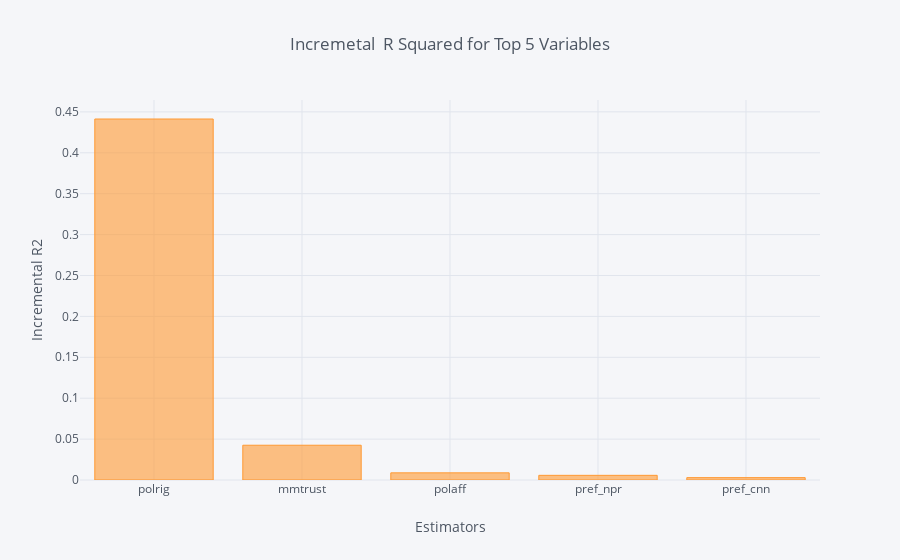
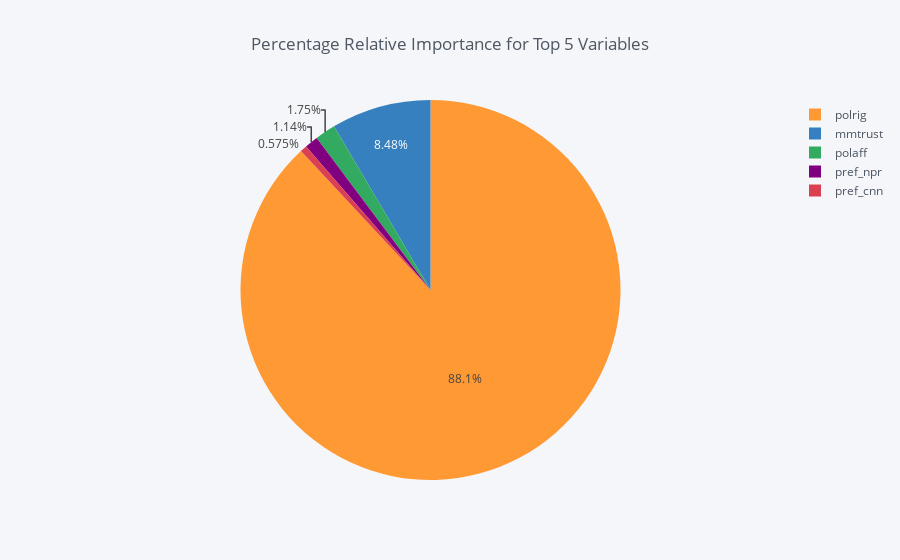

The notebook cell these images were saved under, in order:
### Code cell
from IPython.display import IFrame
IFrame(src='http://localhost:8888/notebooks/Desktop/Data%20Analytics/Jupyter%20Notebook/Untitled.ipynb', width=100, height=1000)
dominance.plot_incremental_rsquare()

### Figure 1 — Plotly figure (JSON) as saved in the notebook; plotly's stock layout.template omitted (floating-point values rounded to 4 significant figures)
{"data": [{"marker": {"color": "rgba(255, 153, 51, 0.6)", "line": {"color": "rgba(255, 153, 51, 1.0)", "width": 1}}, "name": "incremental_r2", "orientation": "v", "text": "", "type": "bar", "uid": "80667f41-9244-40d2-b725-bc5a461306ac", "x": ["polrig", "mmtrust", "polaff", "pref_npr", "pref_cnn"], "y": [0.4413, 0.04251, 0.008745, 0.005696, 0.002879]}], "layout": {"legend": {"bgcolor": "#F5F6F9", "font": {"color": "#4D5663"}}, "paper_bgcolor": "#F5F6F9", "plot_bgcolor": "#F5F6F9", "title": {"font": {"color": "#4D5663"}, "text": "Incremetal  R Squared for Top 5 Variables "}, "xaxis": {"gridcolor": "#E1E5ED", "showgrid": true, "tickfont": {"color": "#4D5663"}, "title": {"font": {"color": "#4D5663"}, "text": "Estimators"}, "zerolinecolor": "#E1E5ED"}, "yaxis": {"gridcolor": "#E1E5ED", "showgrid": true, "tickfont": {"color": "#4D5663"}, "title": {"font": {"color": "#4D5663"}, "text": "Incremental R2"}, "zerolinecolor": "#E1E5ED"}}}

### Figure 2 — Plotly figure (JSON) as saved in the notebook; plotly's stock layout.template omitted (floating-point values rounded to 4 significant figures)
{"data": [{"labels": ["polrig", "mmtrust", "polaff", "pref_npr", "pref_cnn"], "marker": {"colors": ["rgba(255, 153, 51, 1.0)", "rgba(55, 128, 191, 1.0)", "rgba(50, 171, 96, 1.0)", "rgba(128, 0, 128, 1.0)", "rgba(219, 64, 82, 1.0)"]}, "name": "", "type": "pie", "uid": "dc05084b-be63-486e-b78e-9f61d9afbd05", "values": [88.06, 8.483, 1.745, 1.137, 0.5745]}], "layout": {"legend": {"bgcolor": "#F5F6F9", "font": {"color": "#4D5663"}}, "paper_bgcolor": "#F5F6F9", "plot_bgcolor": "#F5F6F9", "title": {"font": {"color": "#4D5663"}, "text": "Percentage Relative Importance for Top 5 Variables "}}}
